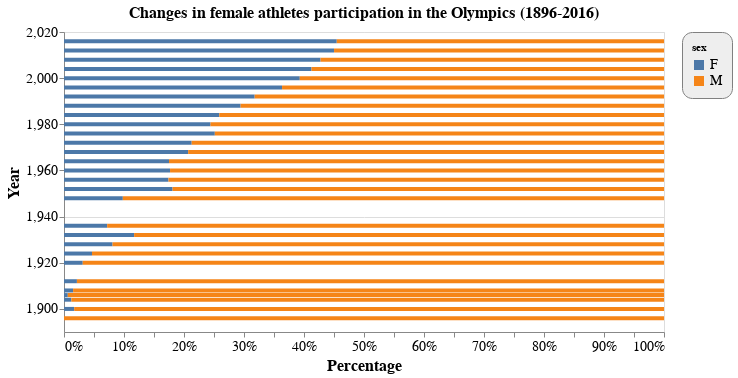

Write notebook code for a chart like this one.
### Code cell
######################################### DEAL!
alt.Chart(female_dcast_tidy_df, title = 'Changes in female athletes participation in the Olympics (1896-2016)').mark_bar(size=4).encode(
    x=alt.X('sum(frequencies)', stack="normalize", axis=alt.Axis(format='%', title='Percentage',grid=False)),
    y=alt.Y('year',title='Year'),
    color=alt.Color('sex'),
    tooltip=['year','female_percent:Q'],
    order=alt.Order(
    'sex',
    sort='ascending')).interactive().properties(
    width=600,
    height=300).configure_title(
    fontSize=16).configure_axis(
    labelFontSize=14,
    titleFontSize=16
).configure_legend(
    strokeColor='gray',
    fillColor='#EEEEEE',
    padding=10,
    cornerRadius=10,
    labelFontSize=14
)

### Figure 1 — Vega-Lite specification as saved in the notebook (floating-point values rounded to 4 significant figures)
{"config": {"view": {"continuousWidth": 400, "continuousHeight": 300}, "axis": {"labelFontSize": 14, "titleFontSize": 16}, "legend": {"cornerRadius": 10, "fillColor": "#EEEEEE", "labelFontSize": 14, "padding": 10, "strokeColor": "gray"}, "title": {"fontSize": 16}}, "data": {"name": "data-cf9ace0ae9bfdb6b38a0ded76d58288d"}, "mark": {"type": "bar", "size": 4}, "encoding": {"color": {"type": "nominal", "field": "sex"}, "order": {"type": "nominal", "field": "sex", "sort": "ascending"}, "tooltip": [{"type": "quantitative", "field": "year"}, {"type": "quantitative", "field": "female_percent"}], "x": {"type": "quantitative", "aggregate": "sum", "axis": {"format": "%", "grid": false, "title": "Percentage"}, "field": "frequencies", "stack": "normalize"}, "y": {"type": "quantitative", "field": "year", "title": "Year"}}, "height": 300, "selection": {"selector003": {"type": "interval", "bind": "scales", "encodings": ["x", "y"]}}, "title": "Changes in female athletes participation in the Olympics (1896-2016)", "width": 600, "$schema": "https://vega.github.io/schema/vega-lite/v4.0.0.json", "datasets": {"data-cf9ace0ae9bfdb6b38a0ded76d58288d": [{"year": 1896, "all": 380, "f_prct": 0.0, "sex": "F", "frequencies": 0, "female_percent": 0.0}, {"year": 1900, "all": 1936, "f_prct": 0.01705, "sex": "F", "frequencies": 33, "female_percent": 1.7}, {"year": 1904, "all": 1301, "f_prct": 0.0123, "sex": "F", "frequencies": 16, "female_percent": 1.2}, {"year": 1906, "all": 1733, "f_prct": 0.006347, "sex": "F", "frequencies": 11, "female_percent": 0.6}, {"year": 1908, "all": 3101, "f_prct": 0.01516, "sex": "F", "frequencies": 47, "female_percent": 1.5}, {"year": 1912, "all": 4040, "f_prct": 0.02153, "sex": "F", "frequencies": 87, "female_percent": 2.2}, {"year": 1920, "all": 4292, "f_prct": 0.03122, "sex": "F", "frequencies": 134, "female_percent": 3.1}, {"year": 1924, "all": 5233, "f_prct": 0.04663, "sex": "F", "frequencies": 244, "female_percent": 4.7}, {"year": 1928, "all": 4992, "f_prct": 0.08093, "sex": "F", "frequencies": 404, "female_percent": 8.1}, {"year": 1932, "all": 2969, "f_prct": 0.1169, "sex": "F", "frequencies": 347, "female_percent": 11.7}, {"year": 1936, "all": 6506, "f_prct": 0.07193, "sex": "F", "frequencies": 468, "female_percent": 7.2}, {"year": 1948, "all": 6405, "f_prct": 0.09805, "sex": "F", "frequencies": 628, "female_percent": 9.8}, {"year": 1952, "all": 8270, "f_prct": 0.181, "sex": "F", "frequencies": 1497, "female_percent": 18.1}, {"year": 1956, "all": 5127, "f_prct": 0.1742, "sex": "F", "frequencies": 893, "female_percent": 17.4}, {"year": 1960, "all": 8119, "f_prct": 0.1767, "sex": "F", "frequencies": 1435, "female_percent": 17.7}, {"year": 1964, "all": 7702, "f_prct": 0.175, "sex": "F", "frequencies": 1348, "female_percent": 17.5}, {"year": 1968, "all": 8588, "f_prct": 0.2069, "sex": "F", "frequencies": 1777, "female_percent": 20.7}, {"year": 1972, "all": 10304, "f_prct": 0.2128, "sex": "F", "frequencies": 2193, "female_percent": 21.3}, {"year": 1976, "all": 8641, "f_prct": 0.2514, "sex": "F", "frequencies": 2172, "female_percent": 25.1}, {"year": 1980, "all": 7191, "f_prct": 0.2442, "sex": "F", "frequencies": 1756, "female_percent": 24.4}, {"year": 1984, "all": 9454, "f_prct": 0.2588, "sex": "F", "frequencies": 2447, "female_percent": 25.9}, {"year": 1988, "all": 12037, "f_prct": 0.2943, "sex": "F", "frequencies": 3543, "female_percent": 29.4}, {"year": 1992, "all": 12977, "f_prct": 0.3178, "sex": "F", "frequencies": 4124, "female_percent": 31.8}, {"year": 1996, "all": 13780, "f_prct": 0.3634, "sex": "F", "frequencies": 5008, "female_percent": 36.3}, {"year": 2000, "all": 13821, "f_prct": 0.393, "sex": "F", "frequencies": 5431, "female_percent": 39.3}, {"year": 2004, "all": 13443, "f_prct": 0.4126, "sex": "F", "frequencies": 5546, "female_percent": 41.3}, {"year": 2008, "all": 13602, "f_prct": 0.4276, "sex": "F", "frequencies": 5816, "female_percent": 42.8}, {"year": 2012, "all": 12920, "f_prct": 0.4501, "sex": "F", "frequencies": 5815, "female_percent": 45.0}, {"year": 2016, "all": 13688, "f_prct": 0.4546, "sex": "F", "frequencies": 6223, "female_percent": 45.5}, {"year": 1896, "all": 380, "f_prct": 0.0, "sex": "M", "frequencies": 380, "female_percent": 0.0}, {"year": 1900, "all": 1936, "f_prct": 0.01705, "sex": "M", "frequencies": 1903, "female_percent": 1.7}, {"year": 1904, "all": 1301, "f_prct": 0.0123, "sex": "M", "frequencies": 1285, "female_percent": 1.2}, {"year": 1906, "all": 1733, "f_prct": 0.006347, "sex": "M", "frequencies": 1722, "female_percent": 0.6}, {"year": 1908, "all": 3101, "f_prct": 0.01516, "sex": "M", "frequencies": 3054, "female_percent": 1.5}, {"year": 1912, "all": 4040, "f_prct": 0.02153, "sex": "M", "frequencies": 3953, "female_percent": 2.2}, {"year": 1920, "all": 4292, "f_prct": 0.03122, "sex": "M", "frequencies": 4158, "female_percent": 3.1}, {"year": 1924, "all": 5233, "f_prct": 0.04663, "sex": "M", "frequencies": 4989, "female_percent": 4.7}, {"year": 1928, "all": 4992, "f_prct": 0.08093, "sex": "M", "frequencies": 4588, "female_percent": 8.1}, {"year": 1932, "all": 2969, "f_prct": 0.1169, "sex": "M", "frequencies": 2622, "female_percent": 11.7}, {"year": 1936, "all": 6506, "f_prct": 0.07193, "sex": "M", "frequencies": 6038, "female_percent": 7.2}, {"year": 1948, "all": 6405, "f_prct": 0.09805, "sex": "M", "frequencies": 5777, "female_percent": 9.8}, {"year": 1952, "all": 8270, "f_prct": 0.181, "sex": "M", "frequencies": 6773, "female_percent": 18.1}, {"year": 1956, "all": 5127, "f_prct": 0.1742, "sex": "M", "frequencies": 4234, "female_percent": 17.4}, {"year": 1960, "all": 8119, "f_prct": 0.1767, "sex": "M", "frequencies": 6684, "female_percent": 17.7}, {"year": 1964, "all": 7702, "f_prct": 0.175, "sex": "M", "frequencies": 6354, "female_percent": 17.5}, {"year": 1968, "all": 8588, "f_prct": 0.2069, "sex": "M", "frequencies": 6811, "female_percent": 20.7}, {"year": 1972, "all": 10304, "f_prct": 0.2128, "sex": "M", "frequencies": 8111, "female_percent": 21.3}, {"year": 1976, "all": 8641, "f_prct": 0.2514, "sex": "M", "frequencies": 6469, "female_percent": 25.1}, {"year": 1980, "all": 7191, "f_prct": 0.2442, "sex": "M", "frequencies": 5435, "female_percent": 24.4}, {"year": 1984, "all": 9454, "f_prct": 0.2588, "sex": "M", "frequencies": 7007, "female_percent": 25.9}, {"year": 1988, "all": 12037, "f_prct": 0.2943, "sex": "M", "frequencies": 8494, "female_percent": 29.4}, {"year": 1992, "all": 12977, "f_prct": 0.3178, "sex": "M", "frequencies": 8853, "female_percent": 31.8}, {"year": 1996, "all": 13780, "f_prct": 0.3634, "sex": "M", "frequencies": 8772, "female_percent": 36.3}, {"year": 2000, "all": 13821, "f_prct": 0.393, "sex": "M", "frequencies": 8390, "female_percent": 39.3}, {"year": 2004, "all": 13443, "f_prct": 0.4126, "sex": "M", "frequencies": 7897, "female_percent": 41.3}, {"year": 2008, "all": 13602, "f_prct": 0.4276, "sex": "M", "frequencies": 7786, "female_percent": 42.8}, {"year": 2012, "all": 12920, "f_prct": 0.4501, "sex": "M", "frequencies": 7105, "female_percent": 45.0}, {"year": 2016, "all": 13688, "f_prct": 0.4546, "sex": "M", "frequencies": 7465, "female_percent": 45.5}]}}
